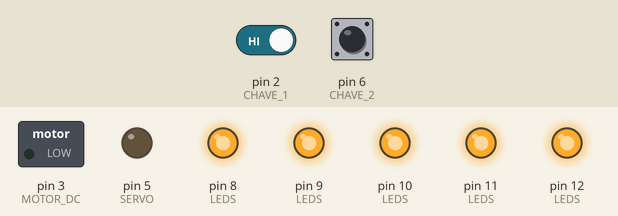
Simulated run of this sketch. Board: Arduino Uno, built with avr-gcc and run on an emulated ATmega328P. Parts: switched loads named in the sketch (green lamp = pin HIGH), output pins drawn as LEDs (lit = HIGH). The inputs (shaded band) are chosen by the test bench; at power-on: pin 2 (CHAVE_1) HIGH, pin 6 (CHAVE_2) HIGH.

Above: at 1.2 s.
1.3 s: pin 2 (CHAVE_1) driven LOW
At 2.3 s:
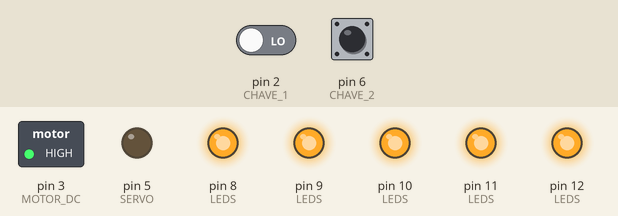
2.8 s: pin 6 (CHAVE_2) pulled LOW for 0.15 s
At 2.9 s:
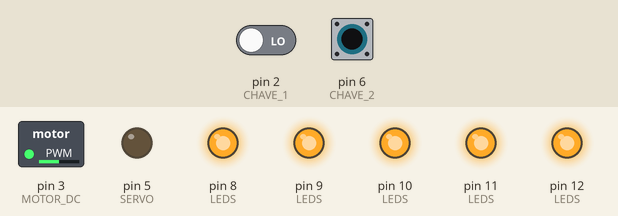
4.5 s: pin 6 (CHAVE_2) pulled LOW for 1 s
At 6.7 s:
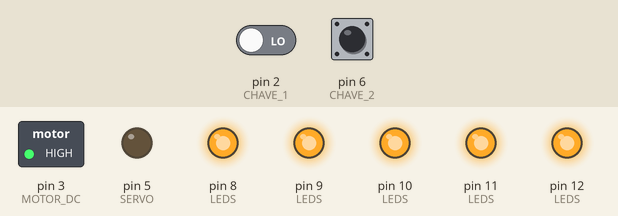
7.0 s: pin 6 (CHAVE_2) pulled LOW for 3.2 s
At 8.1 s:
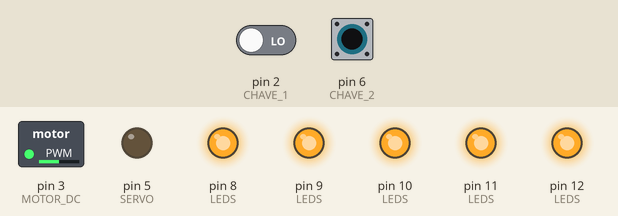
Timing chart, 0 to 11.7 s (numbered marks = the images above; inputs shaded):
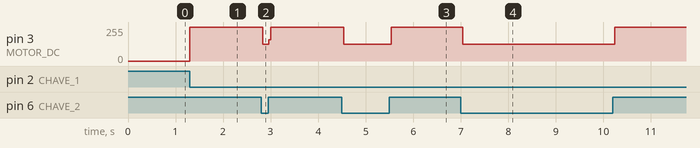

Measured:
- after the input at 1.3 s, pin 3 (MOTOR_DC): 0/255 → 255/255 at once
- after the input at 2.8 s, pin 3 (MOTOR_DC): 255/255 → 127/255 at once, → 255/255 0.12 s later
- after the input at 4.5 s, pin 3 (MOTOR_DC): 255/255 → 127/255 at once, → 255/255 1.0 s later
- after the input at 7.0 s, pin 3 (MOTOR_DC): 255/255 → 127/255 at once, → 255/255 3.2 s later

The sketch:

Programa_06.ino
```cpp
/*
  Programa criado para testar nosso hardware - 2020 - 2
*/

//Constantes do programa - mapa de I/O's
const byte SERVO = 5;
const byte MOTOR_DC = 3;
const byte POTENCIOMETRO = 0;
const byte LDR = 1;
const byte CHAVE_1 = 2;
const byte CHAVE_2 = 6;
const byte CHAVE_3 = 7;
const byte CHAVES[] = {CHAVE_1, CHAVE_2, CHAVE_3};
const byte LED1 = 12;
const byte LED2 = 11;
const byte LED3 = 10;
const byte LED4 = 9;
const byte LED5 = 8;
const byte LEDS[] = {LED1, LED2, LED3, LED4, LED5};
const byte LED_LIGADO = 0;
const byte LED_DESLIGADO = 1;
const byte CHAVE_ACIONADA = 0;
const byte CHAVE_DESACIONADA = 1;
const byte MOTOR_DC_LIGADO = 1;
const byte MOTOR_DC_DESLIGADO = 0;

//Função para inicializar o hardware
void inicializar_hardware(){
  pinMode(SERVO, OUTPUT);
  pinMode(MOTOR_DC, OUTPUT);
  for(int i = 0; i < 5; i++){
    pinMode(LEDS[i], OUTPUT);
    digitalWrite(LEDS[i], LED_DESLIGADO);
  }
  for(int i = 0; i < 3; i++)
    pinMode(CHAVES[i], INPUT_PULLUP);
  //Apenas porque estamos utilizando um pullup externo
  pinMode(CHAVE_1, INPUT);
}

void setup() {
  inicializar_hardware();
}

void loop() {
  //CHAVE_1 - Liga MOTOR_DC
  if(digitalRead(CHAVE_1) == CHAVE_ACIONADA)
    digitalWrite(MOTOR_DC, MOTOR_DC_LIGADO);
  //CHAVE_2 - Desliga o MOTOR_DC
  if(digitalRead(CHAVE_2) == CHAVE_ACIONADA)
    digitalWrite(MOTOR_DC, MOTOR_DC_DESLIGADO);

}
```
